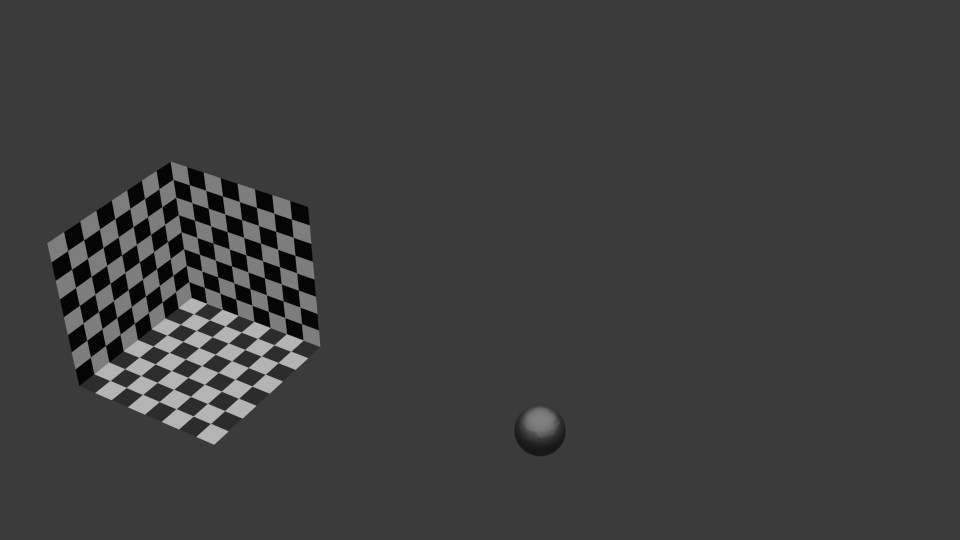
#> input picture assignment1/0001.png, 1920 x 1080 px (shown at 1/2 size)
$ jupyter execute main.ipynb
#> lines starting #> are read from the running program, lines starting #| are printed output that depends on the picture
# Assignment 1
****
**Code Author:** Irsh Vijay (21EC39055)

### Mandatory Imports

[cell 1]
from PIL import Image
import pandas as pd
import numpy as np
import matplotlib.pyplot as plt

### Loading Images

[cell 2]
img1 = np.asarray(Image.open('0001.png').convert('L'))
img2 = np.asarray(Image.open('0002.png').convert('L'))
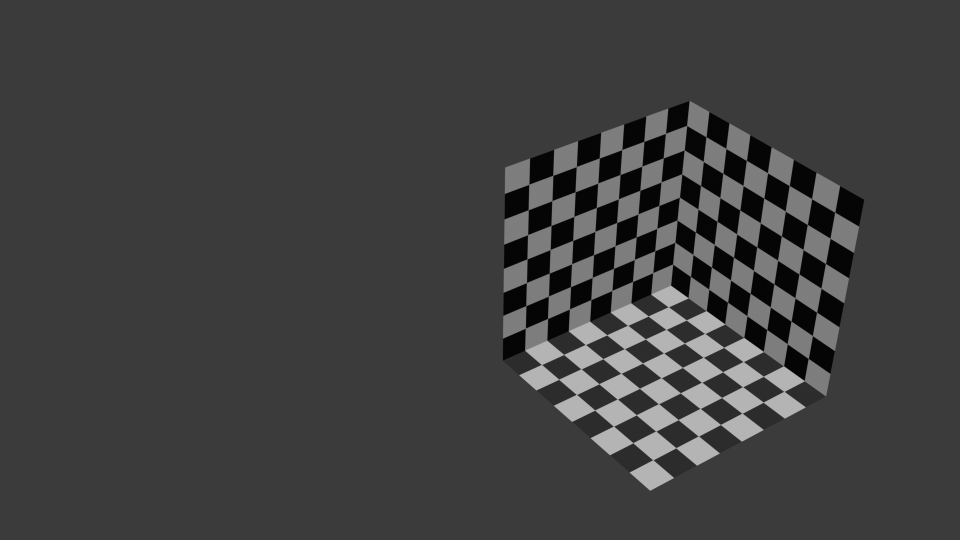
#> input picture assignment1/0002.png, 1920 x 1080 px (shown at 1/2 size)

[cell 3]
plt.figure(figsize=(15, 5))
plt.subplot(1, 2, 1)
plt.imshow(img1, cmap='gray')
plt.title('0001.png')
plt.axis('off')
plt.subplot(1, 2, 2)
plt.imshow(img2, cmap='gray')
plt.title('0002.png')
plt.axis('off')
plt.show()
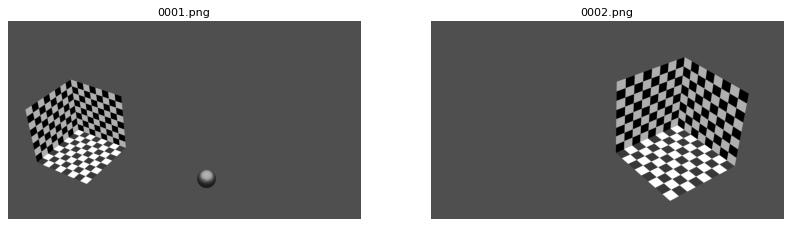
#> figure drawn by matplotlib, 2 panels

### Calculating Homography

[cell 4]
records = [
    {'real_world': (0, 0, 8), 'img1': (324, 342), 'img2': (202, 1379)},
    {'real_world': (0, 0, 0), 'img1': (596, 383), 'img2': (571, 1342)},
    {'real_world': (8, 0, 0), 'img1': (772, 159), 'img2': (721, 1006)},
    {'real_world': (8, 0, 8), 'img1': (487, 95), 'img2': (335, 1011)},
    {'real_world': (0, 8, 8), 'img1': (415, 617), 'img2': (399, 1728)},
    {'real_world': (0, 8, 0), 'img1': (694, 640), 'img2': (793, 1652)},
]

df = pd.DataFrame.from_records(records)
df.to_csv('homography.csv', index=False)
df

[cell 5]
def plot_points(img, points, marker='ro', plot_img=True):
#> called with points = array of shape (6,), marker = 'ro', plot_img = True
    if plot_img:
        plt.imshow(img, cmap='gray')
    for x, y in points:
        plt.plot(y, x, marker)
#> this loop made 6 passes
#> (x, y) on passes 1 to 6: (324, 342), (596, 383), (772, 159), (487, 95), (415, 617), (694, 640)

[cell 6]
plot_points(img1, df['img1'].values)
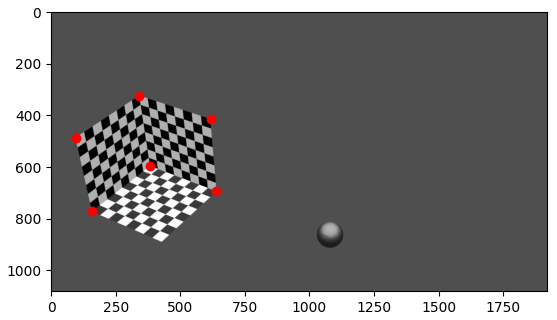
#> figure drawn by matplotlib, 1 panel

[cell 7]
plot_points(img2, df['img2'].values)
#> the loop in plot_points (call 2), `for x, y in points:` made 6 passes
#> (x, y) on passes 1 to 6: (202, 1379), (571, 1342), (721, 1006), (335, 1011), (399, 1728), (793, 1652)
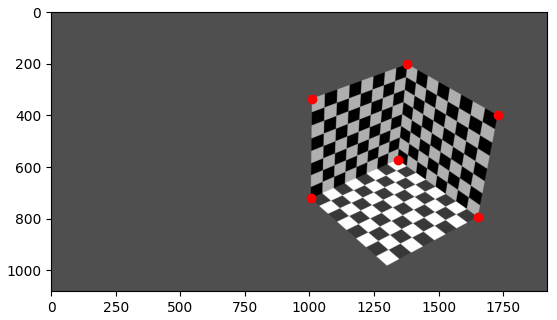
#> figure drawn by matplotlib, 1 panel

To compute `H`:

$H \begin{bmatrix} x_1 \\ y_1 \\ 1 \end{bmatrix} = \begin{bmatrix} x_2 \\ y_2 \\ 1 \end{bmatrix}$
\
\
$\begin{bmatrix} h_1 & h_2 & h_3 \\ h_4 & h_5 & h_6 \\ h_7 & h_8 & h_9 \end{bmatrix} \begin{bmatrix} x_1 \\ y_1 \\ 1 \end{bmatrix} = \begin{bmatrix}  x_2 \\ y_2 \\ 1 \end{bmatrix}$
\
\
Which leads to: \
$
\begin{aligned}
h_1 x_1 + h_2 y_1 + h_3 &= x_2 \\
h_4 x_1 + h_5 y_1 + h_6 &= y_2 \\
h_7 x_1 + h_8 y_1 + h_9 &= 1
\end{aligned}
$

[cell 8]
A = []

for record in df.itertuples():
    x1, y1 = record.img1
    x2, y2 = record.img2

    A.append([-x1, -y1, -1, 0, 0, 0, x2*x1, x2*y1, x2])
    A.append([0, 0, 0, -x1, -y1, -1, y2*x1, y2*y1, y2])

A = np.array(A)

[cell 9]
def SVD(A):
    eigenvalues_ATA, eigenvectors_ATA = np.linalg.eig(A.T @ A)
    eigenvalues_AAT, eigenvectors_AAT = np.linalg.eig(A @ A.T)

    idx = eigenvalues_ATA.argsort()[::-1]
    eigenvalues_ATA = eigenvalues_ATA[idx]
    eigenvectors_ATA = eigenvectors_ATA[:, idx]

    idx = eigenvalues_AAT.argsort()[::-1]
    eigenvalues_AAT = eigenvalues_AAT[idx]
    eigenvectors_AAT = eigenvectors_AAT[:, idx]

    s = np.sqrt(eigenvalues_ATA)

    U = eigenvectors_AAT
    V = eigenvectors_ATA

    return U, s, V.T

def left_null_vector(A):
    U, S, Vt = SVD(A)
    left_null_space = U[:, -1]
    return left_null_space

def right_null_vector(A):
    U, S, Vt = SVD(A)
    null_space = Vt.T[:, -1]
    return null_space

def homogenize(x):
    return x / x.flatten()[-1]

def solve_svd(A, output_shape=(3, 3)):
    h = right_null_vector(A)
    H = h.reshape(output_shape)
    # H = homogenize(H)
    return H

H = homogenize(solve_svd(A, (3, 3)))

[cell 10]
H

[cell 11]
image1_points = df['img1'].values

inferred_image2_points = []
for x1, y1 in image1_points:
    x2, y2, _ = H @ [x1, y1, 1]
    inferred_image2_points.append((x2 / _ , y2 / _))

inferred_image2_points = np.array(inferred_image2_points)

plot_points(img2, df['img2'].values, marker='rs')
plot_points(img2, inferred_image2_points, marker='go')

[cell 12]
image2_points = df['img2'].values

inferred_image1_points = []
for x2, y2 in image2_points:
    x1, y1, _ = np.linalg.inv(H) @ [x2, y2, 1]
    inferred_image1_points.append((x1 / _ , y1 / _))

inferred_image1_points = np.array(inferred_image1_points)

plot_points(img1, df['img1'].values, marker='rs')
plot_points(img1, inferred_image1_points, marker='go')

### Calculating Perspective

[cell 13]
A1 = []
A2 = []

for record in df.itertuples():
    X, Y, Z = record.real_world
    u1, v1 = record.img1
    u2, v2 = record.img2

    A1.append([X, Y, Z, 1, 0, 0, 0, 0, -u1*X, -u1*Y, -u1*Z, -u1])
    A1.append([0, 0, 0, 0, X, Y, Z, 1, -v1*X, -v1*Y, -v1*Z, -v1])

    A2.append([X, Y, Z, 1, 0, 0, 0, 0, -u2*X, -u2*Y, -u2*Z, -u2])
    A2.append([0, 0, 0, 0, X, Y, Z, 1, -v2*X, -v2*Y, -v2*Z, -v2])

A1 = np.array(A1)
A2 = np.array(A2)

P1 = solve_svd(A1, output_shape=(3, 4))
P2 = solve_svd(A2, output_shape=(3, 4))

[cell 14]
xy_grid = [[x, y, 0, 1] for x in range(9) for y in range(9)]
xy_grid = np.array(xy_grid)

pixel_grid_xy1 = xy_grid @ P1.T
pixel_grid_xy2 = xy_grid @ P2.T

pixel_grid_xy1 = pixel_grid_xy1[:, :2] / pixel_grid_xy1[:, 2, None]
pixel_grid_xy2 = pixel_grid_xy2[:, :2] / pixel_grid_xy2[:, 2, None]

[cell 15]
yz_grid = [[0, y, z, 1] for y in range(9) for z in range(9)]
yz_grid = np.array(yz_grid)

pixel_grid_yz1 = yz_grid @ P1.T
pixel_grid_yz2 = yz_grid @ P2.T

pixel_grid_yz1 = pixel_grid_yz1[:, :2] / pixel_grid_yz1[:, 2, None]
pixel_grid_yz2 = pixel_grid_yz2[:, :2] / pixel_grid_yz2[:, 2, None]

[cell 16]
xz_grid = [[x, 0, z, 1] for x in range(9) for z in range(9)]
xz_grid = np.array(xz_grid)

pixel_grid_xz1 = xz_grid @ P1.T
pixel_grid_xz2 = xz_grid @ P2.T

pixel_grid_xz1 = pixel_grid_xz1[:, :2] / pixel_grid_xz1[:, 2, None]
pixel_grid_xz2 = pixel_grid_xz2[:, :2] / pixel_grid_xz2[:, 2, None]

[cell 17]
plot_points(img1, pixel_grid_xy1, 'ro')
plot_points(img1, pixel_grid_yz1, 'go')
plot_points(img1, pixel_grid_xz1, 'bo')
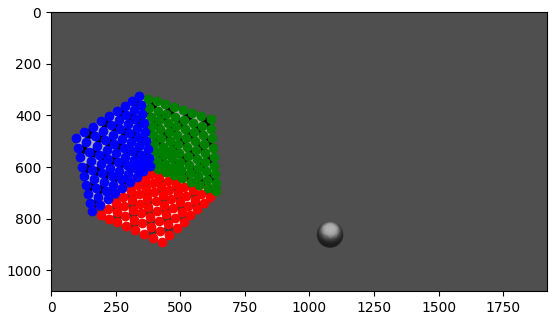
#> figure drawn by matplotlib, 1 panel

[cell 18]
plot_points(img2, pixel_grid_xy2, 'ro')
plot_points(img2, pixel_grid_yz2, 'go')
plot_points(img2, pixel_grid_xz2, 'bo')
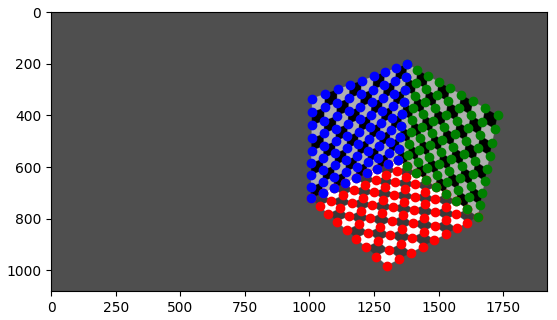
#> figure drawn by matplotlib, 1 panel

[cell 19]
C1 = homogenize(right_null_vector(P1))
C2 = homogenize(right_null_vector(P2))

[cell 20]
C1 # 40, 40, 40

[cell 21]
C2 # 30, 30, 30

[cell 22]
from scipy.linalg import rq

K1, R1 = rq(P1[:, :3])

[cell 23]
e1 = homogenize(P1 @ C2)

[cell 24]
e2 = homogenize(P2 @ C1)

[cell 25]
plot_points(img1, [e1[:2]], 'ro')

[cell 26]
plot_points(img2, [e2[:2]], 'ro')

[cell 27]
F = np.cross(e2, np.identity(3)) @ P2 @ np.linalg.pinv(P1)
F = homogenize(F)

[cell 28]
def check_epipolar_constraint(F, p1, p2):
    x1 = np.array([*p1, 1])
    x2 = np.array([*p2, 1])
    return abs(x1.T @ F @ x2) < 1e-4

for record in df.itertuples():
    assert check_epipolar_constraint(F, record.img2, record.img1)
    assert check_epipolar_constraint(F.T, record.img1, record.img2)

print('All epipolar constraints are satisfied')

[cell 29]
homogenize(e2 @ F)

[cell 30]
homogenize(F @ e1)

[cell 31]
def get_epipolar_line(F, p1):
    x1 = np.array([*p1, 1])
    l2 = F @ x1
    return l2

def plot_epipolar_line(img, F, H, pt):
    l2 = get_epipolar_line(F, pt)
    e = homogenize(left_null_vector(F))

    x = np.arange(0, img.shape[0])
    y = (-l2[2] - l2[0] * x) / l2[1]
    valid_indices = (y >= 0) & (y < img.shape[1])
    x = x[valid_indices]
    y = y[valid_indices]

    plt.imshow(img, cmap='gray')
    plt.plot(y, x, alpha=0.5)
    pt_on_img = H @ [*pt, 1]
    pt_on_img = pt_on_img[:2] / pt_on_img[2]
    plt.plot(pt_on_img[1], pt_on_img[0], 'go')

    plt.plot(e[1], e[0], 'go')

[cell 32]
for img_idx in range(len(df)):
    plot_epipolar_line(img1, F.T, np.linalg.inv(H), df['img2'].values[img_idx])
#> this loop made 6 passes
#> pt_on_img in plot_epipolar_line on passes 1 to 6: [328.3, 342.7], [596.4, 383.5], [772.4, 160.9], [484.2, 92.6], [411.5, 617.9], [695.3, 638.4]
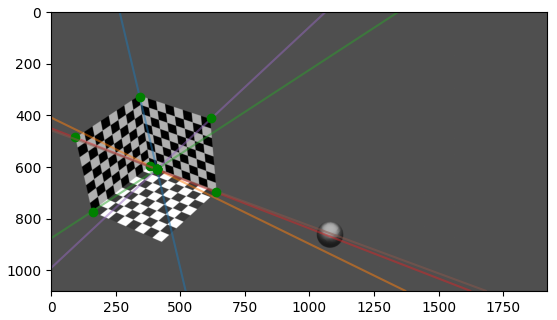
#> figure drawn by matplotlib, 1 panel

[cell 33]
for img_idx in range(len(df)):
    plot_epipolar_line(img2, F, H, df['img1'].values[img_idx])
#> this loop made 6 passes
#> pt_on_img in plot_epipolar_line on passes 1 to 6: [196.1, 1379.5], [570.3, 1341.5], [719.9, 1003.9], [339.2, 1013.1], [403.6, 1725.4], [791.9, 1654.7]
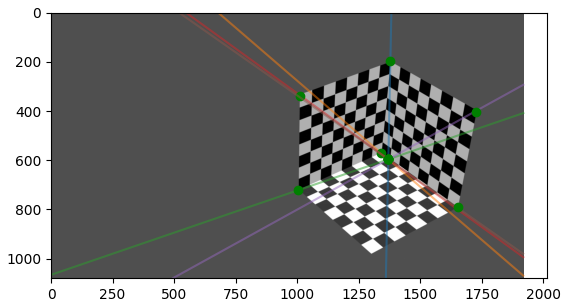
#> figure drawn by matplotlib, 1 panel

### Image Stitching

[cell 34]
warped_points = np.zeros((img2.shape[0]*2, img2.shape[1]*2))

for i in range(img1.shape[0]):
    for j in range(img1.shape[1]):
        x, y, _ = H @ [i, j, 1]
        x = int(x/_)
        y = int(y/_)
        if x >= 0 and x < 2 * img2.shape[0] and y >= 0 and y < 2 * img2.shape[1]:
            warped_points[x, y] = img1[i, j]
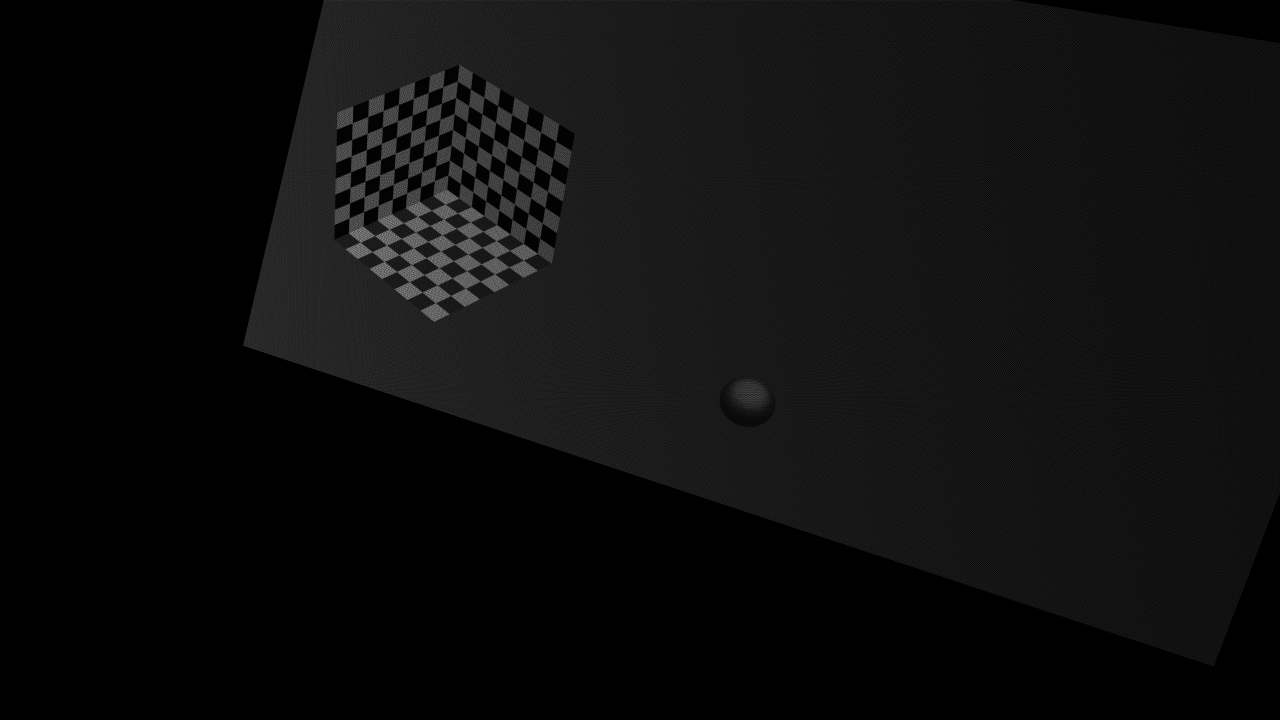
#> warped_points: shape (2160, 3840) float64 (shown at 1/3 size); min 0, max 181, mean 13.7

[cell 35]
warped_points[:img2.shape[0], :img2.shape[1]] += img2/2
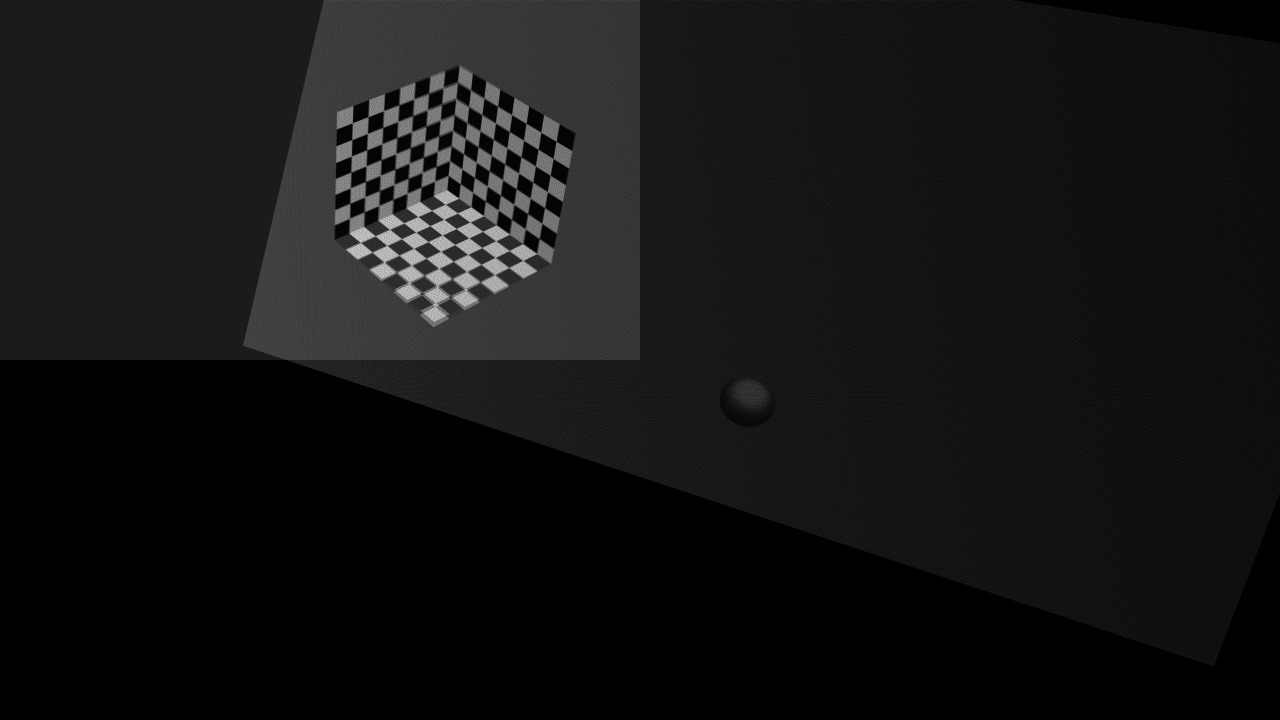
#> warped_points: shape (2160, 3840) float64 (shown at 1/3 size); min 0, max 271.5, mean 21.6; drawn with min black and max white
